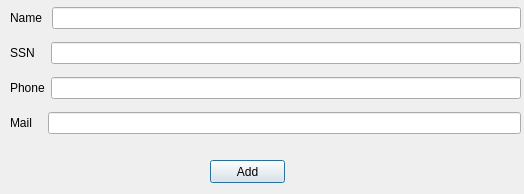
<?xml version="1.0" encoding="UTF-8"?>
<ui version="4.0">
 <class>AddGuestDetails</class>
 <widget class="QDialog" name="AddGuestDetails">
  <property name="geometry">
   <rect>
    <x>0</x>
    <y>0</y>
    <width>524</width>
    <height>194</height>
   </rect>
  </property>
  <property name="windowTitle">
   <string>Dialog</string>
  </property>
  <widget class="QPushButton" name="AddData">
   <property name="geometry">
    <rect>
     <x>210</x>
     <y>160</y>
     <width>75</width>
     <height>23</height>
    </rect>
   </property>
   <property name="text">
    <string>Add</string>
   </property>
  </widget>
  <widget class="QWidget" name="">
   <property name="geometry">
    <rect>
     <x>10</x>
     <y>0</y>
     <width>511</width>
     <height>141</height>
    </rect>
   </property>
   <layout class="QVBoxLayout" name="verticalLayout">
    <item>
     <layout class="QHBoxLayout" name="horizontalLayout">
      <item>
       <widget class="QLabel" name="NameLabel">
        <property name="text">
         <string>Name </string>
        </property>
       </widget>
      </item>
      <item>
       <widget class="QLineEdit" name="lineEdit_Name"/>
      </item>
     </layout>
    </item>
    <item>
     <layout class="QHBoxLayout" name="horizontalLayout_2">
      <item>
       <widget class="QLabel" name="SSNLabel">
        <property name="text">
         <string>SSN   </string>
        </property>
       </widget>
      </item>
      <item>
       <widget class="QLineEdit" name="lineEdit_SSN"/>
      </item>
     </layout>
    </item>
    <item>
     <layout class="QHBoxLayout" name="horizontalLayout_3">
      <item>
       <widget class="QLabel" name="PhoneLabel">
        <property name="text">
         <string>Phone</string>
        </property>
       </widget>
      </item>
      <item>
       <widget class="QLineEdit" name="lineEdit_Phone"/>
      </item>
     </layout>
    </item>
    <item>
     <layout class="QHBoxLayout" name="horizontalLayout_4">
      <item>
       <widget class="QLabel" name="MailLabel">
        <property name="text">
         <string>Mail   </string>
        </property>
       </widget>
      </item>
      <item>
       <widget class="QLineEdit" name="lineEdit_Mail"/>
      </item>
     </layout>
    </item>
   </layout>
  </widget>
 </widget>
 <resources/>
 <connections/>
</ui>
